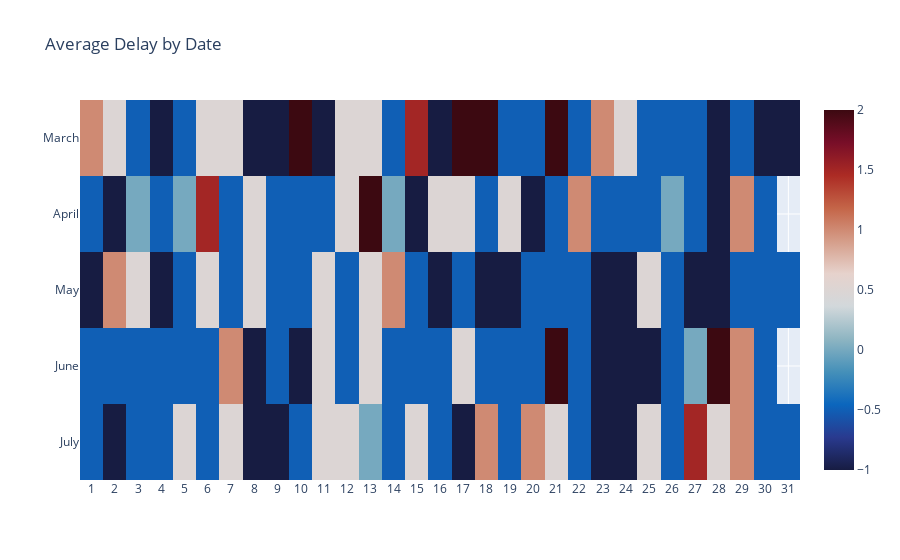

This figure's notebook cell:
### Code cell
fig = go.Figure(data=go.Heatmap(
        z=count_calendar['DUMMY_DELAY'],
        y=count_calendar['MONTH_DE'],
        x=count_calendar['DAY_DE'],
        colorscale='balance'))

fig.update_layout(
    title='Average Delay by Date',
    xaxis_nticks=60,
    yaxis_nticks=8)

fig.show()

### Figure 1 — Plotly figure (JSON) as saved in the notebook; plotly's stock layout.template omitted (floating-point values rounded to 4 significant figures; data arrays with more than 128 entries replaced by an {"elided": "..."} marker saying what was removed)
{"data": [{"colorscale": [[0, "rgb(23, 28, 66)"], [0.09091, "rgb(41, 58, 143)"], [0.1818, "rgb(11, 102, 189)"], [0.2727, "rgb(69, 144, 185)"], [0.3636, "rgb(142, 181, 194)"], [0.4545, "rgb(210, 216, 219)"], [0.5455, "rgb(230, 210, 204)"], [0.6364, "rgb(213, 157, 137)"], [0.7273, "rgb(196, 101, 72)"], [0.8182, "rgb(172, 43, 36)"], [0.9091, "rgb(120, 14, 40)"], [1, "rgb(60, 9, 17)"]], "type": "heatmap", "x": {"elided": "153 int values"}, "y": {"elided": "153 str values"}, "z": {"elided": "153 float values"}}], "layout": {"title": {"text": "Average Delay by Date"}, "xaxis": {"nticks": 60}, "yaxis": {"nticks": 8}}}
